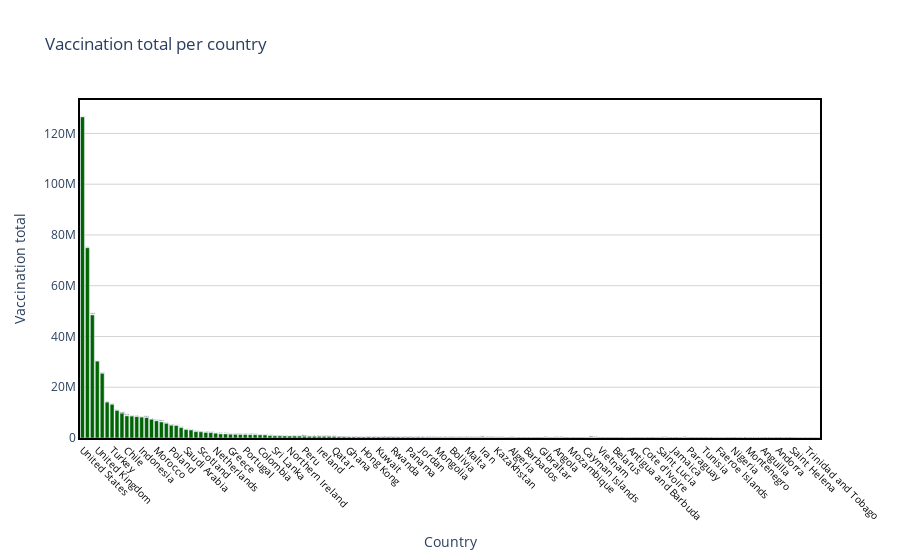

The code cell stored with this chart in its notebook:
### Code cell
def draw_trace_bar(data, feature, title, xlab, ylab,color='Blue'):
    data = data.sort_values(feature, ascending=False)
    trace = go.Bar(
            x = data['Country'],
            y = data[feature],
            marker=dict(color=color),
            text=data['Country']
        )
    data = [trace]

    layout = dict(title = title,
              xaxis = dict(title = xlab, showticklabels=True, tickangle=45, 
                           zeroline=True, zerolinewidth=1, zerolinecolor='grey',
                           showline=True, linewidth=2, linecolor='black', mirror=True,
                          tickfont=dict(
                            size=10,
                            color='black'),), 
              yaxis = dict(title = ylab, gridcolor='lightgrey', zeroline=True, zerolinewidth=1, zerolinecolor='grey',
                          showline=True, linewidth=2, linecolor='black', mirror=True),
              plot_bgcolor = 'rgba(0, 0, 0, 0)', paper_bgcolor = 'rgba(0, 0, 0, 0)',
              hovermode = 'closest'
             )
    fig = dict(data = data, layout = layout)
    iplot(fig, filename='draw_trace')
draw_trace_bar(country_vaccine, 'Total vaccinations', 'Vaccination total per country', 'Country', 'Vaccination total', "Darkgreen" )

### Figure 1 — Plotly figure (JSON) as saved in the notebook; plotly's stock layout.template omitted (floating-point values rounded to 4 significant figures; data arrays with more than 128 entries replaced by an {"elided": "..."} marker saying what was removed)
{"data": [{"marker": {"color": "Darkgreen"}, "text": {"elided": "150 str values"}, "type": "bar", "x": {"elided": "150 str values"}, "y": {"elided": "150 int values"}}], "layout": {"hovermode": "closest", "paper_bgcolor": "rgba(0, 0, 0, 0)", "plot_bgcolor": "rgba(0, 0, 0, 0)", "title": {"text": "Vaccination total per country"}, "xaxis": {"linecolor": "black", "linewidth": 2, "mirror": true, "showline": true, "showticklabels": true, "tickangle": 45, "tickfont": {"color": "black", "size": 10}, "title": {"text": "Country"}, "zeroline": true, "zerolinecolor": "grey", "zerolinewidth": 1}, "yaxis": {"gridcolor": "lightgrey", "linecolor": "black", "linewidth": 2, "mirror": true, "showline": true, "title": {"text": "Vaccination total"}, "zeroline": true, "zerolinecolor": "grey", "zerolinewidth": 1}}}
